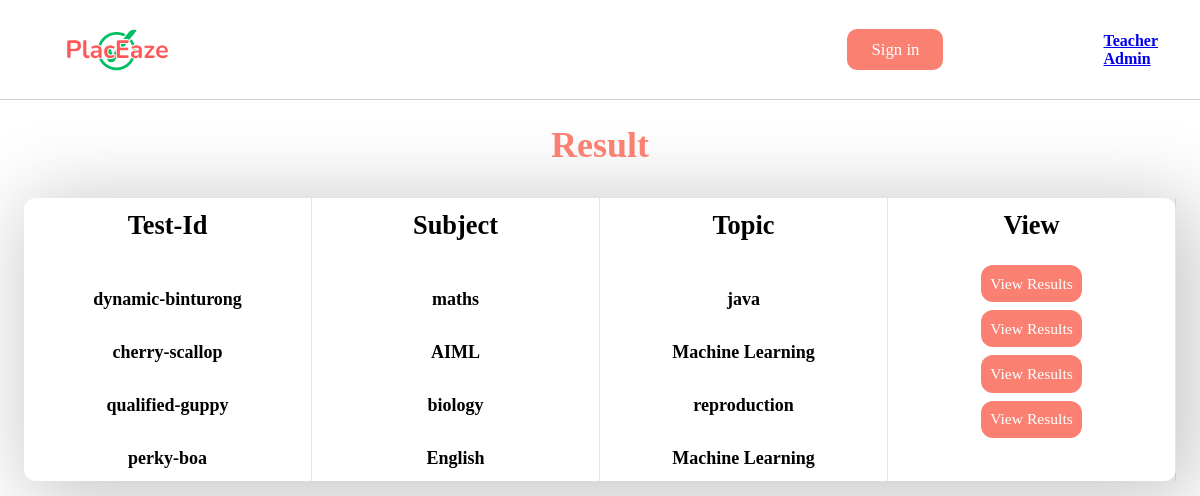
The page /viewAllResults/ on the database its author committed.
### place_aze/models.py (models this page shows, shortened)
class Test(models.Model):
    tUid=models.BigAutoField(primary_key=True)
    email=models.CharField(max_length=100)
    testId=models.CharField(max_length=100)
    start=models.DateTimeField(auto_now_add=True)
    end=models.DateTimeField()
    duration=models.IntegerField()
    subject=models.CharField(max_length=100)
    topic=models.CharField(max_length=100)
    teacherId=models.BigIntegerField()
    approved=models.IntegerField()

### place_aze/views.py (the view)
# urls.py: path("viewAllResults/", views.viewAllResults, name="ViewAllResults"),
@csrf_exempt
def viewAllResults(request):
    test=Test.objects.filter(approved=1)
    resultDetails=[]
    for i in test:
        if(datetime.datetime.now().timestamp()>=i.start.timestamp()):
            resultDetails.append([i.testId,i.subject,i.topic])
    data={'resultDetails':resultDetails}
    return render(request,"viewAllResults.html",data)

### place_aze/templates/viewAllResults.html (shortened to what this page needs)
{% load static %}
<!DOCTYPE html>
<html lang="en">
<head>
</head>
<body>
    <div id="main">
        <div id="page1">
            <div id="nav">
                <div class="prt1">
                    <img src="{% static 'Images/logo.png' %}" alt="">
                </div>
                {% if user.is_authenticated %}
                <div class="prt3">
                    <a href="/"><button>Home</button></a>
                  <a href="/logoutUser/"><button>Sign out</button></a>
                  <!-- <div class="admin">
                   <h4>Teacher</h4>
                   <h4>Admin</h4>
                  </div> -->
              </div>
              {% else %}
                  <div class="prt3">
                    <a href="/studentLoginPage/"><button>Sign in</button></a>
                  <div class="admin">
                    <a href="/teacherLoginPage/"><h4>Teacher</h4></a>
                    <a href="/adminLoginPage/"><h4>Admin</h4></a>
                   </div>
                </div>
              {% endif %}
                </div>
                <div class="centre2">
                    <h1 id="hed"> Result</h1>
                    <div  class="info2">
                        <div class="data-2">
                            <h2>Test-Id</h2>
                            <div class="col-2">
                         {% for i in resultDetails %}
                            <h4>{{i.0}}</h4>
                            {% endfor %}
                            </div>
                        </div>
                        <div class="data-2">
                            <h2>Subject</h2>
                            <div class="col-2">
                                {% for i in resultDetails %}
                            <h4>{{i.1}}</h4>
                 {% endfor %}
                            </div>
                        </div>
                        <div class="data-2">
                            <h2>Topic</h2>
                            <div class="col-2">
                                {% for i in resultDetails %}
                            <h4>{{i.2}}</h4>
                           {% endfor %}
                            </div>
                        </div>
                        <div class="data-2">
                            <h2>View</h2>
                            <div class="col-2">
                                {% for i in resultDetails %}
                           <button><a href="/viewResult/{{i.0}}/">View Results</a></button>
                           {% endfor %}
                            </div>
                        </div>
                    </div>
                </div>
        </div>
    </div>
</body>
</html>

### place_aze/templates/viewAllResults.html (style rules this page uses)
* { margin: 0; padding: 0; box-sizing: border-box; font-family: gilroy; }
html,body { height: 100%; width: 100%; }
#page1 { height: 100vh; width: 100%; }
#nav { height: 100px; display: flex; align-items: center; justify-content: space-between; padding: 0vw 3.5vw; border-bottom: 1px solid rgba(0, 0, 0, 0.182); }
.prt1 { display: flex; align-items: center ; }
.prt1 img { height: 4vw; }
.prt3 { display: flex; gap: 80px; align-items: center; position: relative; }
.prt3 button { font-size: 1.4vw; cursor: pointer; border-radius: 10px; padding: 0.9vw 2vw; border: none; background-color: salmon; color: white; font-family: gilroy; }
.centre2 { padding: 2vw; }
.centre2 #hed { color: salmon; font-size: 3vw; text-align: center; }
.centre2 > .info2 { margin-top: 4vh; display: flex; justify-content: space-between; box-shadow: 10px 10px 80px 10px rgba(0, 0, 0, 0.219); border-radius: 1vw; }
.info2 h2 { font-size: 2.2vw; }
.data-2 h4 { font-size: 1.5vw; font-family: kinta; }
.data-2 { display: flex; flex-direction: column; gap: 6vh; align-items: center; border-right: 1px solid rgba(66, 66, 66, 0.14); padding: 1vw; width: 25%; }
.col-2 { display: flex; flex-direction: column; gap: 4vh; align-items: center; }
.col-2 button { background-color: salmon; border-radius: 1vw; padding: .8vw; border: none; font-size: 1.3vw; margin-top: -3vh; }
.col-2 a { text-decoration: none; color: white; font-family: gilroy ; border: none; }

### rows shown on the page
Test: testId "dynamic-binturong", subject "maths", topic "java"
Test: testId "cherry-scallop", subject "AIML", topic "Machine Learning"
Test: testId "qualified-guppy", subject "biology", topic "reproduction"
Test: testId "perky-boa", subject "English", topic "Machine Learning"
